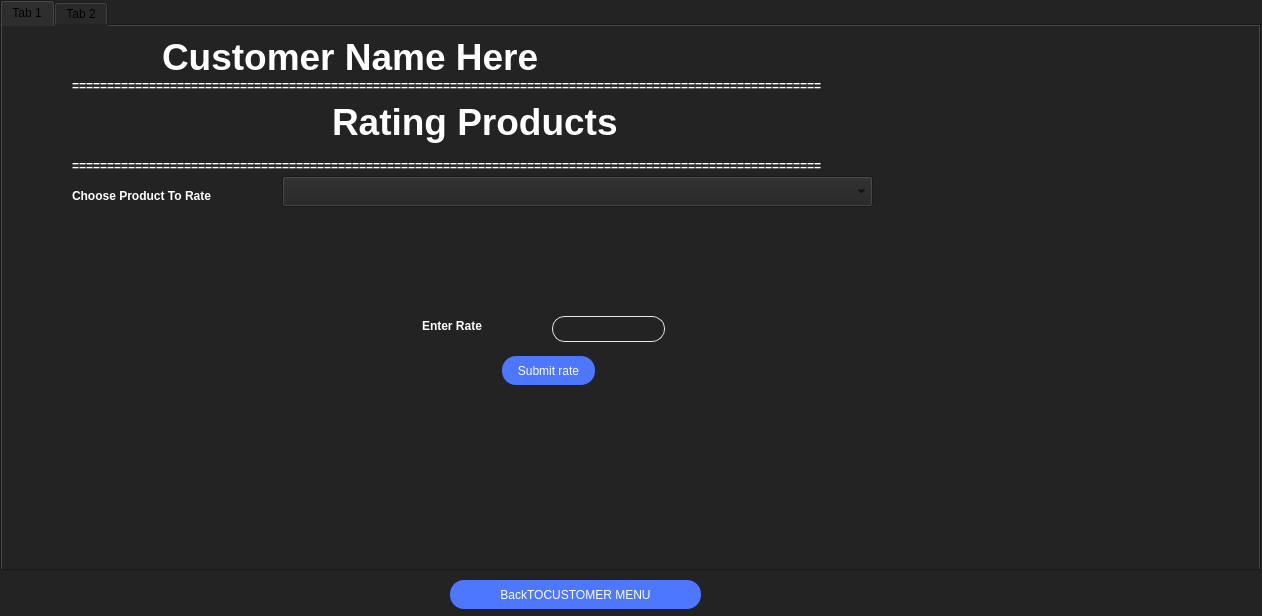
<?xml version="1.0" encoding="UTF-8"?>
<ui version="4.0">
 <class>RatingSystem</class>
 <widget class="QDialog" name="RatingSystem">
  <property name="geometry">
   <rect>
    <x>0</x>
    <y>0</y>
    <width>1262</width>
    <height>616</height>
   </rect>
  </property>
  <property name="windowTitle">
   <string>Dialog</string>
  </property>
  <property name="styleSheet">
   <string notr="true">background-color: rgb(35, 35, 35);</string>
  </property>
  <widget class="QTabWidget" name="tabWidget">
   <property name="geometry">
    <rect>
     <x>0</x>
     <y>0</y>
     <width>1261</width>
     <height>571</height>
    </rect>
   </property>
   <property name="styleSheet">
    <string notr="true"/>
   </property>
   <property name="currentIndex">
    <number>0</number>
   </property>
   <widget class="QWidget" name="tab">
    <attribute name="title">
     <string>Tab 1</string>
    </attribute>
    <widget class="QLabel" name="label_3">
     <property name="geometry">
      <rect>
       <x>160</x>
       <y>10</y>
       <width>911</width>
       <height>41</height>
      </rect>
     </property>
     <property name="styleSheet">
      <string notr="true">font: 28pt;
font: 28pt &quot;Snap ITC&quot;;
color: rgb(255, 255, 255);
font-weight: 900;
text-align: center;</string>
     </property>
     <property name="text">
      <string>Customer Name Here</string>
     </property>
    </widget>
    <widget class="QLabel" name="label">
     <property name="geometry">
      <rect>
       <x>420</x>
       <y>290</y>
       <width>101</width>
       <height>20</height>
      </rect>
     </property>
     <property name="styleSheet">
      <string notr="true">font-family: 'Lobster', cursive;
color: rgb(255, 255, 255);
font-weight: 900;</string>
     </property>
     <property name="text">
      <string>Enter Rate</string>
     </property>
    </widget>
    <widget class="QLineEdit" name="productrate">
     <property name="geometry">
      <rect>
       <x>550</x>
       <y>290</y>
       <width>113</width>
       <height>26</height>
      </rect>
     </property>
     <property name="styleSheet">
      <string notr="true">border: 1px solid #e7e7e7;
    border-radius: 13px;
    background-color: #232323;
    color: white;</string>
     </property>
    </widget>
    <widget class="QPushButton" name="subproductrate">
     <property name="geometry">
      <rect>
       <x>500</x>
       <y>330</y>
       <width>93</width>
       <height>29</height>
      </rect>
     </property>
     <property name="styleSheet">
      <string notr="true">background-color: rgb(77, 119, 255);
color: rgb(255, 255, 255);
border-radius:13.5px;
height: 30px;</string>
     </property>
     <property name="text">
      <string>Submit rate</string>
     </property>
    </widget>
    <widget class="QComboBox" name="productnames">
     <property name="geometry">
      <rect>
       <x>280</x>
       <y>150</y>
       <width>591</width>
       <height>31</height>
      </rect>
     </property>
    </widget>
    <widget class="QLabel" name="label_4">
     <property name="geometry">
      <rect>
       <x>330</x>
       <y>70</y>
       <width>451</width>
       <height>51</height>
      </rect>
     </property>
     <property name="styleSheet">
      <string notr="true">font: 28pt;
font: 28pt &quot;Snap ITC&quot;;
color: rgb(255, 255, 255);
font-weight: 900;
text-align: center;</string>
     </property>
     <property name="text">
      <string>Rating Products</string>
     </property>
    </widget>
    <widget class="QLabel" name="label_5">
     <property name="geometry">
      <rect>
       <x>70</x>
       <y>160</y>
       <width>201</width>
       <height>20</height>
      </rect>
     </property>
     <property name="styleSheet">
      <string notr="true">font-family: 'Lobster', cursive;
color: rgb(255, 255, 255);
font-weight: 900;</string>
     </property>
     <property name="text">
      <string>Choose Product To Rate</string>
     </property>
    </widget>
    <widget class="QLabel" name="label_8">
     <property name="geometry">
      <rect>
       <x>70</x>
       <y>50</y>
       <width>1071</width>
       <height>20</height>
      </rect>
     </property>
     <property name="styleSheet">
      <string notr="true">font-family: 'Lobster', cursive;
color: rgb(255, 255, 255);
font-weight: 900;</string>
     </property>
     <property name="text">
      <string>===========================================================================================================</string>
     </property>
    </widget>
    <widget class="QLabel" name="label_9">
     <property name="geometry">
      <rect>
       <x>70</x>
       <y>130</y>
       <width>1071</width>
       <height>20</height>
      </rect>
     </property>
     <property name="styleSheet">
      <string notr="true">font-family: 'Lobster', cursive;
color: rgb(255, 255, 255);
font-weight: 900;</string>
     </property>
     <property name="text">
      <string>===========================================================================================================</string>
     </property>
    </widget>
   </widget>
   <widget class="QWidget" name="tab_2">
    <attribute name="title">
     <string>Tab 2</string>
    </attribute>
    <widget class="QLabel" name="label_6">
     <property name="geometry">
      <rect>
       <x>350</x>
       <y>50</y>
       <width>451</width>
       <height>51</height>
      </rect>
     </property>
     <property name="styleSheet">
      <string notr="true">font: 28pt;
font: 28pt &quot;Snap ITC&quot;;
color: rgb(255, 255, 255);
font-weight: 900;
text-align: center;</string>
     </property>
     <property name="text">
      <string>Rating Seller</string>
     </property>
    </widget>
    <widget class="QLabel" name="label_7">
     <property name="geometry">
      <rect>
       <x>190</x>
       <y>0</y>
       <width>911</width>
       <height>41</height>
      </rect>
     </property>
     <property name="styleSheet">
      <string notr="true">font: 28pt;
font: 28pt &quot;Snap ITC&quot;;
color: rgb(255, 255, 255);
font-weight: 900;
text-align: center;</string>
     </property>
     <property name="text">
      <string>Customer Name Here</string>
     </property>
    </widget>
    <widget class="QLabel" name="label_10">
     <property name="geometry">
      <rect>
       <x>90</x>
       <y>40</y>
       <width>1071</width>
       <height>20</height>
      </rect>
     </property>
     <property name="styleSheet">
      <string notr="true">font-family: 'Lobster', cursive;
color: rgb(255, 255, 255);
font-weight: 900;</string>
     </property>
     <property name="text">
      <string>===========================================================================================================</string>
     </property>
    </widget>
    <widget class="QLineEdit" name="sellerrate">
     <property name="geometry">
      <rect>
       <x>520</x>
       <y>250</y>
       <width>113</width>
       <height>26</height>
      </rect>
     </property>
     <property name="styleSheet">
      <string notr="true">border: 1px solid #e7e7e7;
    border-radius: 13px;
    background-color: #232323;
    color: white;</string>
     </property>
    </widget>
    <widget class="QPushButton" name="subsellerrate">
     <property name="geometry">
      <rect>
       <x>470</x>
       <y>300</y>
       <width>93</width>
       <height>29</height>
      </rect>
     </property>
     <property name="styleSheet">
      <string notr="true">background-color: rgb(77, 119, 255);
color: rgb(255, 255, 255);
border-radius:13.5px;
box-shadow: 0 8px 16px 0 rgba(0,0,0,0.2), 0 6px 20px 0 rgba(0,0,0,0.19);
height: 30px;</string>
     </property>
     <property name="text">
      <string>Submit rate</string>
     </property>
    </widget>
    <widget class="QLabel" name="label_11">
     <property name="geometry">
      <rect>
       <x>180</x>
       <y>140</y>
       <width>201</width>
       <height>20</height>
      </rect>
     </property>
     <property name="styleSheet">
      <string notr="true">font-family: 'Lobster', cursive;
color: rgb(255, 255, 255);
font-weight: 900;</string>
     </property>
     <property name="text">
      <string>Choose Seller To Rate</string>
     </property>
    </widget>
    <widget class="QComboBox" name="sellernames">
     <property name="geometry">
      <rect>
       <x>370</x>
       <y>130</y>
       <width>591</width>
       <height>31</height>
      </rect>
     </property>
    </widget>
    <widget class="QLabel" name="label_2">
     <property name="geometry">
      <rect>
       <x>410</x>
       <y>250</y>
       <width>101</width>
       <height>20</height>
      </rect>
     </property>
     <property name="styleSheet">
      <string notr="true">font-family: 'Lobster', cursive;
color: rgb(255, 255, 255);
font-weight: 900;</string>
     </property>
     <property name="text">
      <string>Enter Rate</string>
     </property>
    </widget>
    <widget class="QLabel" name="label_12">
     <property name="geometry">
      <rect>
       <x>90</x>
       <y>100</y>
       <width>1071</width>
       <height>20</height>
      </rect>
     </property>
     <property name="styleSheet">
      <string notr="true">font-family: 'Lobster', cursive;
color: rgb(255, 255, 255);
font-weight: 900;</string>
     </property>
     <property name="text">
      <string>===========================================================================================================</string>
     </property>
    </widget>
   </widget>
  </widget>
  <widget class="QPushButton" name="pushButton_2">
   <property name="geometry">
    <rect>
     <x>450</x>
     <y>580</y>
     <width>251</width>
     <height>29</height>
    </rect>
   </property>
   <property name="styleSheet">
    <string notr="true">background-color: rgb(77, 119, 255);
color: rgb(255, 255, 255);
border-radius:13.5px;
height: 30px;</string>
   </property>
   <property name="text">
    <string>BackTOCUSTOMER MENU</string>
   </property>
  </widget>
 </widget>
 <resources/>
 <connections/>
</ui>
